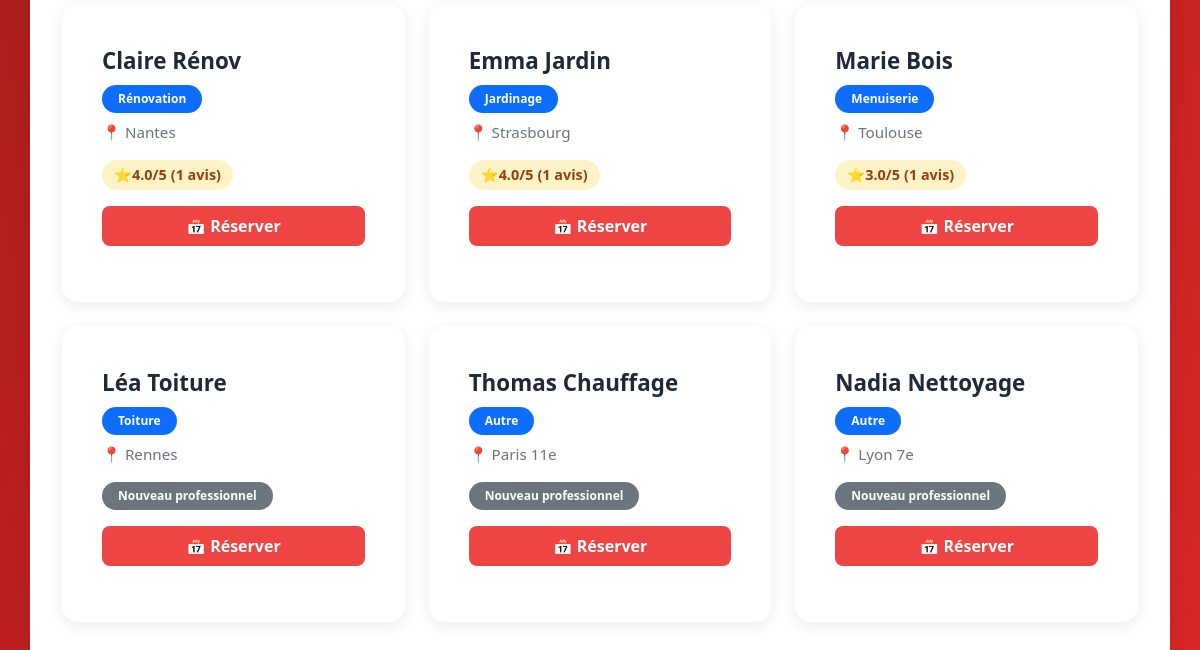
Page /professionals (lower part) on the earlier database version.
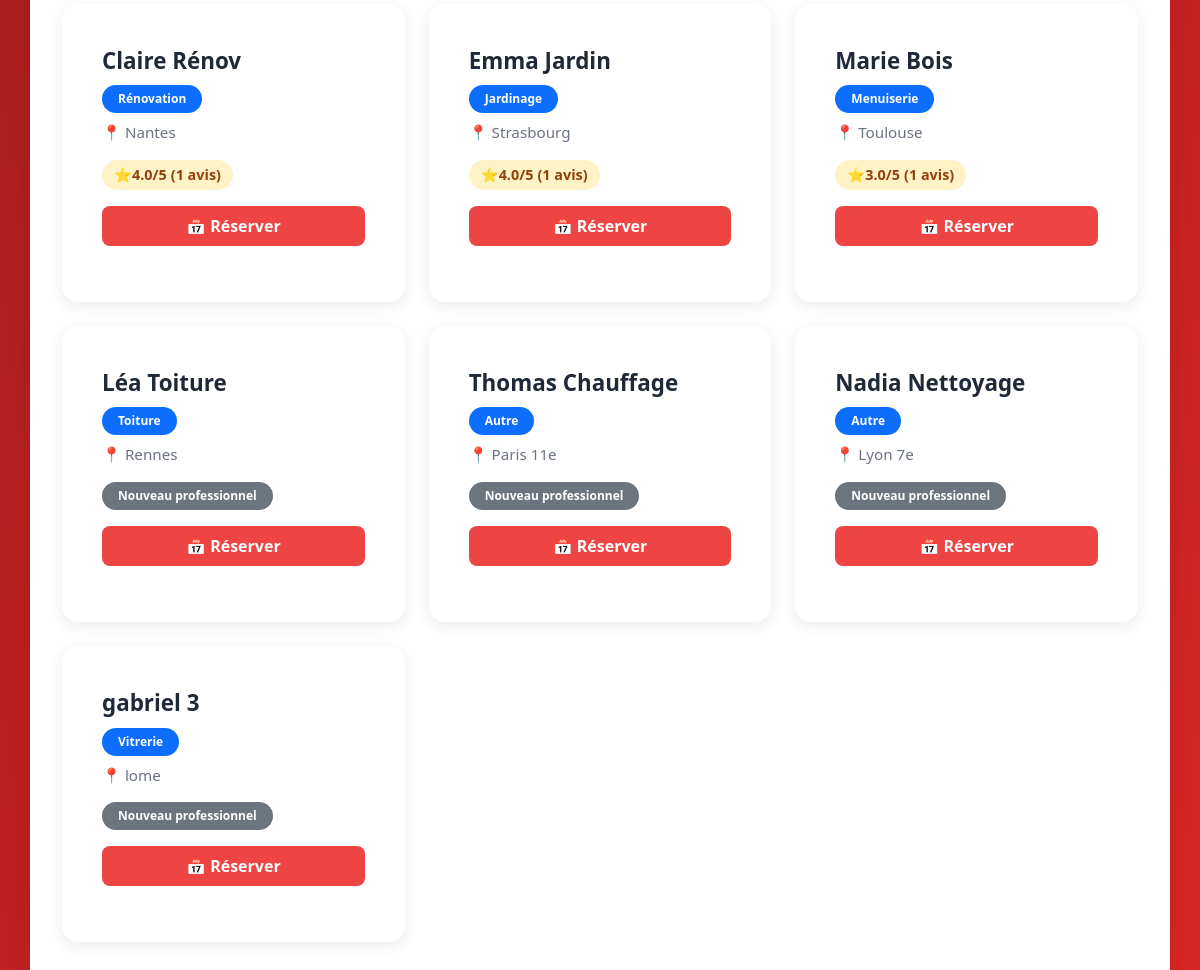
Same page on the later database version.
### tables this page shows
CREATE TABLE users (
            id INTEGER PRIMARY KEY,
            name TEXT,
            email TEXT UNIQUE,
            password TEXT,
            role TEXT,
            localisation TEXT,
            categorie TEXT
        );

### app.py (the view)
@app.route('/professionals')
def view_professionals():
    conn = get_db()
    categories = ['Plomberie', 'Électricité', 'Peinture', 'Menuiserie', 'Maçonnerie',
                  'Rénovation', 'Vitrerie', 'Jardinage', 'Serrurerie', 'Toiture', 'Autre']
    search = request.args.get('search', '').strip()
    ville = request.args.get('ville', '').strip()
    note_min = request.args.get('note_min', '').strip()
    categorie = request.args.get('categorie', '').strip()
    query = '''
        SELECT u.id, u.name, u.localisation, u.categorie,
               COALESCE(AVG(a.note), 0) as note_moyenne,
               COUNT(a.id) as nb_avis
        FROM users u
        LEFT JOIN avis a ON u.id = a.pro_id
        WHERE u.role = 'pro'
    '''
    params = []
    if search:
        query += ' AND u.name LIKE ?'
        params.append(f'%{search}%')
    if ville:
        query += ' AND u.localisation LIKE ?'
        params.append(f'%{ville}%')
    if categorie:
        query += ' AND u.categorie = ?'
        params.append(categorie)
    query += ' GROUP BY u.id'
    if note_min:
        query += ' HAVING note_moyenne >= ?'
        params.append(float(note_min))
    query += ' ORDER BY note_moyenne DESC'
    pros = conn.execute(query, params).fetchall()
    return render_template('professionals.html', professionals=pros, categories=categories)

### app.py (called while the page is built)
def get_db():
    conn = sqlite3.connect('database.db')
    conn.row_factory = sqlite3.Row
    return conn

### templates/professionals.html (shortened to what this page needs)
{% extends "base.html" %}{% block title %}Professionnels{% endblock %}{% block content %}
{% if professionals %}
<div class="row">
{% for pro in professionals %}
    <div class="col-md-6 col-lg-4 mb-4">
        <div class="card professional-card h-100">
            <div class="card-body">
                <div class="professional-name">{{ pro.name }}</div>
                {% if pro.categorie %}
                <div class="mb-2">
                    <span class="badge bg-primary">{{ pro.categorie }}</span>
                </div>
                {% endif %}
                {% if pro.localisation %}
                <div class="professional-location">
                    <span class="location-icon">📍</span> {{ pro.localisation }}
                </div>
                {% endif %}
                <div class="mt-3 mb-3">
                    {% if pro.nb_avis > 0 %}
                        <span class="rating-badge">
                            <span class="star-icon">⭐</span> {{ "%.1f"|format(pro.note_moyenne) }}/5
                            <span class="ms-1">({{ pro.nb_avis }} avis)</span>
                        </span>
                    {% else %}
                        <span class="badge bg-secondary">Nouveau professionnel</span>
                    {% endif %}
                </div>
                <div class="professional-actions mt-3">
                    <a href="{{ url_for('book', pro_id=pro.id) }}" class="btn btn-success w-100">
                        📅 Réserver
                    </a>
                </div>
            </div>
        </div>
    </div>
{% endfor %}
</div>
{% else %}
<div class="alert alert-info text-center">
    <h5>Aucun professionnel disponible pour le moment</h5>
    <p class="mb-0">Revenez plus tard ou inscrivez-vous en tant que professionnel!</p>
</div>
{% endif %}
{% endblock %}

Differences in the rows shown:
added users: name "gabriel 3", categorie "Vitrerie", localisation "lome", shows "Nouveau professionnel"
